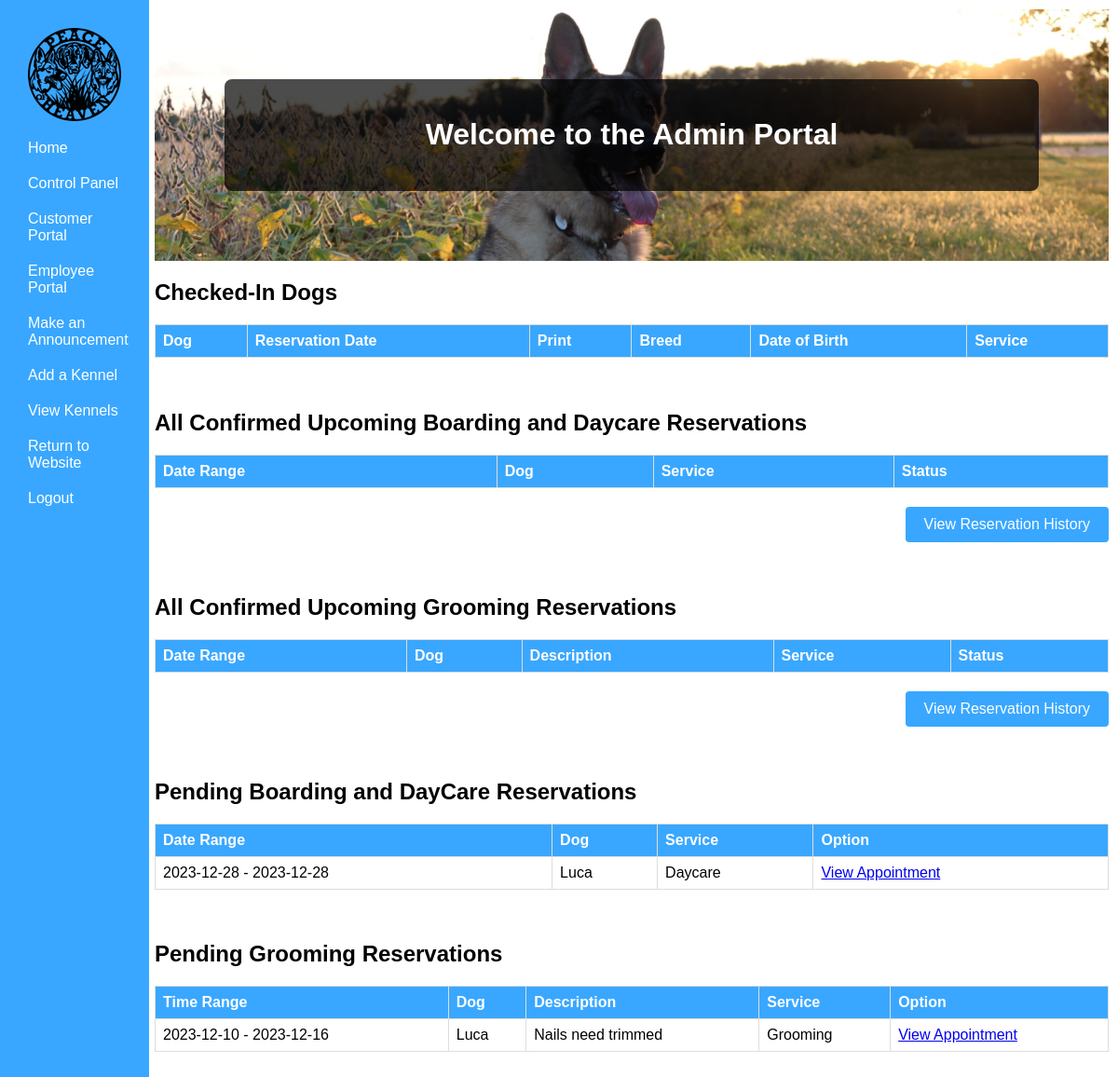
Page /php/AdminPortal/AdminHome.php (signed in) on the committed database.
### tables this page shows
CREATE TABLE `reservation` (
  `Res_ID` int(11) NOT NULL,
  `ResStartTime` date NOT NULL,
  `ResEndTime` date NOT NULL,
  `EmerContact` varchar(255) NOT NULL,
  `EmerPhone` varchar(12) NOT NULL,
  `isCheckedIn` tinyint(1) NOT NULL,
  `ServiceType` text NOT NULL,
  `isApproved` tinyint(1) NOT NULL,
  `ResDesc` varchar(500) NOT NULL,
  `isFinished` tinyint(1) NOT NULL,
  `CustID` int(11) NOT NULL,
  `DogID` int(11) NOT NULL,
  `KennelID` int(11) NOT NULL
);

CREATE TABLE `dog` (
  `DogID` int(11) NOT NULL,
  `DogName` varchar(30) NOT NULL,
  `Breed` varchar(30) NOT NULL,
  `DogDOB` date NOT NULL,
  `Sex` char(1) NOT NULL,
  `isFixed` tinyint(1) NOT NULL,
  `Weight` int(3) NOT NULL,
  `Color` varchar(16) NOT NULL,
  `HasForms` tinyint(1) NOT NULL DEFAULT 0,
  `DogOtherInfo` varchar(500) NOT NULL,
  `CustID` int(11) NOT NULL
);

CREATE TABLE `grooming_reservation` (
  `GroomResID` int(11) NOT NULL,
  `ResStartDate` date NOT NULL,
  `ResEndDate` date NOT NULL,
  `EmerContact` varchar(255) NOT NULL,
  `EmerPhone` varchar(12) NOT NULL,
  `isApproved` tinyint(1) NOT NULL DEFAULT 0,
  `GroomingDesc` varchar(500) NOT NULL,
  `isFinished` tinyint(1) NOT NULL DEFAULT 0,
  `CustID` int(11) NOT NULL,
  `DogID` int(11) NOT NULL
);

### php/UserHandling/classes/Config.php (called while the page is built)
<?php
class Config {
    public static function get($path = null) {
        if($path) {
            $config = $GLOBALS['config'];
            $path = explode('/',$path);
            foreach($path as $bit ) {
                if(isset($config[$bit])) {
                    $config = $config[$bit];
                } else {
                    return false;
                }
            }
            return $config;
        }
        return false;
    }
}

### php/UserHandling/classes/DB.php (called while the page is built, shortened)
<?php
class DB {
    private static $_instance = null;
    private $_pdo,
            $_query,
            $_lastQuery,
            $_error = false,
            $_results,
            $_count = 0;
    private function __construct() {
        try {
            $this->_pdo = new PDO('mysql:host=' . Config::get('mysql/host') . ';dbname=' . Config::get('mysql/db'),Config::get('mysql/username'), Config::get('mysql/password'));
        } catch (PDOException $e) {
            die($e->getMessage());
        }
    }
    public static function getInstance() {
        if(!isset(self::$_instance)) {
            self::$_instance = new DB();
        }
        return self::$_instance;
    }
    public function query($sql, $params = array()) {
        $this->_error = false;
        if($this->_query = $this->_pdo->prepare($sql)) {
            $x=1;
            if(count($params)) {
                foreach($params as $param) {
                    $this->_query->bindValue($x, $param);
                    $x++;
                }
            }
            if($this->_query->execute()) {
                $this->_results = $this->_query->fetchAll(PDO::FETCH_OBJ);
                $this->_count = $this->_query->rowCount();
            } else {
                $this->_error = true;
            }
        }
        return $this;
    }
    public function get($table, $where) {
        return $this->action('SELECT *', $table, $where);
    }
    public function results() {
        return $this->_results;
    }
    public function first() {
        return $this->results()[0];
    }
    private function action ($action, $table, $where = array()) {
        if(count($where) === 3) {
            $operators = array('=','>','<','<=','>=');
            $field      = $where[0];
            $operator   = $where[1];
            $value      = $where[2];
            if (in_array($operator, $operators)) {
                $sql = "{$action} FROM {$table} WHERE {$field} {$operator} ?";
                if(!$this->query($sql,array($value))->error()) {
                    return $this;
                }
            }
        }
        return false;
    }
    public function count() {
        return $this->_count;
    }
    public function error() {
        return $this->_error;
    }
}

### php/UserHandling/classes/User.php (called while the page is built, shortened)
<?php
class User {
    private $_db,
            $_data,
            $_sessionName,
            $_cookieName,
            $_isLoggedIn;
    public function __construct($user = null) {
        $this->_db = DB::getInstance();
        $this->_sessionName = Config::get('session/session_name');
        if(!$user) {
            if(Session::exists($this->_sessionName)) {
                $user = Session::get($this->_sessionName);
                if($this->find($user)) {
                    $this->_isLoggedIn = true;
                } else {
                }
            }
        } else {
            $this->find($user);
        }
    }
    public function find($user = null) {
        if($user) {
            $field = (is_numeric($user)) ? 'id' : 'username';
            $data = $this->_db->get('users', array($field, '=', $user));
            if($data->count() > 0) {
                $this->_data = $data->first();
                return true;
            }
        }
        return false;
    }
    public function data() {
        return $this->_data;
    }
    public function isLoggedIn() {
        return $this->_isLoggedIn;
    }
}

### php/UserHandling/classes/Session.php (called while the page is built, shortened)
<?php
class Session {
    public static function exists($name) {
        return (isset($_SESSION[$name])) ? true : false;
    }
    public static function get($name) {
        return $_SESSION[$name];
    }
}

### php/UserHandling/classes/Reservation.php (called while the page is built, shortened)
<?php
class Reservation {
    private $_db,
            $_reservationData;
    public function __construct($service, array $dogs) {
        $this->_db = DB::getInstance();
    }
    public function getReservationData()
    {
        return $this->_reservationData;
    }
    public function getUnapprovedReservations(){
        $data = $this->_db->get('reservation', array('isApproved', '=', 0));
        if($data->count() > 0) {
            $this->_reservationData = $data->results();
            return true;
        }else{
            return false;
        }
    }
}

### php/UserHandling/classes/Dog.php (called while the page is built, shortened)
<?php
class Dog {
    private $_db,
            $_dogData,
            $_sessionName;
    public function __construct() {
        $this->_db = DB::getInstance();
    }
    public function findDogInfoWithDogID($dog = null){
        if($dog){
            $fields = 'DogID';
            $data = $this->_db->get('dog', array($fields, '=', $dog));
            if($data->count() > 0) {
                $this->_dogData = $data->first();
                return true;
            }
        }else{
            return false;
        }
    }
    public function data(){
        return $this->_dogData;
    }
}

### php/UserHandling/classes/GroomingReservation.php (called while the page is built, shortened)
<?php
class GroomingReservation {
    private $_db,
            $_groomingReservationData,
            $_sessionName,
            $_cookieName;
    public function __construct($service, array $dogs) {
        $this->_db = DB::getInstance();
    }
    public function getReservationData()
    {
        return $this->_groomingReservationData;
    }
    public function getUnApprovedReservations(){
        $data = $this->_db->get('grooming_reservation', array('isApproved', '=', 0));
        if($data->count() > 0) {
            $this->_groomingReservationData = $data->results();
            return true;
        }else{
            return false;
        }
    }
}

### php/AdminPortal/AdminHome.php (the view, shortened to what this page needs)
<?php
    $user = new User();
    if($user->isLoggedIn()) {
    if($user->data()->group == 3) {
        include("../AdminPortal/AdminNavBar.php");
    }
?>
<!DOCTYPE html>
<html>
<head>
    <link rel="stylesheet" href="/PeaceOfHeavenWebPage/css/AdminHome.css">
</head>
<body>
    <div class=content>
        <div class="header">
            <div class="welcome-box">
            <h1>Welcome to the Admin Portal</h1>
            </div>
        </div>
                <h2>Checked-In Dogs</h2>
        <table>
            <thead>
            <tr>
                <th>Dog</th>
                <th>Reservation Date</th>
                <th>Print</th>
                <th>Breed</th>
                <th>Date of Birth</th>
                <th>Service</th>
            </tr>
            </thead>
        </table>
        <br><br>
        <h2>All Confirmed Upcoming Boarding and Daycare Reservations</h2>
        <table>
            <thead>
            <tr>
                <th>Date Range</th>
                <th>Dog</th>
                <th>Service</th>
                <th>Status</th>
            </tr>
            </thead>
        </table>
        <div class="view-button-container">
        <a href="/PeaceOfHeavenWebPage/php/AdminPortal/ReservationHistory.php">
            <button class="view-button">View Reservation History</button>
        </a>
    </div>
        <br><br>
                <h2>All Confirmed Upcoming Grooming Reservations</h2>
        <table>
            <thead>
            <tr>
                <th>Date Range</th>
                <th>Dog</th>
                <th>Description</th>
                <th>Service</th>
                <th>Status</th>
            </tr>
            </thead>
        </table>
        <div class="view-button-container">
        <a href="/PeaceOfHeavenWebPage/php/AdminPortal/ReservationHistory.php">
            <button class="view-button">View Reservation History</button>
        </a>
    </div>
        <br><br>
        <h2>Pending Boarding and DayCare Reservations </h2>
        <table>
            <thead>
            <tr>
                <th>Date Range</th>
                <th>Dog</th>
                <th>Service</th>
                <th>Option</th>
            </tr>
            </thead>
            <tbody>
            <?php
                $reservation = new Reservation('boarding', array());
                $dog = new Dog();
                $reservation->getUnapprovedReservations();
                $allReservations = $reservation->getReservationData();
                if(!empty($allReservations)) {
                    foreach($allReservations as $reservation) {
                        echo '<tr>';
                        echo '<td>' . $reservation->ResStartTime . ' - ' . $reservation->ResEndTime . '</td>';
                        $dog->findDogInfoWithDogID($reservation->DogID);
                        $dogName = $dog->data()->DogName;
                        echo '<td>' . $dogName . '</td>';
                        echo '<td>' . $reservation->ServiceType .'</td>';
                        echo '<td><a href="../AdminPortal/AppointmentApproval.php?custid=' . $reservation->CustID . '&dogid=' . $reservation->DogID . '&reservationid=' . $reservation->Res_ID . '&service=' . $reservation->ServiceType . '">View Appointment</a></td>';
                        echo '</tr>';
                    }
                }
            ?>
            </tbody>
        </table>
        <br><br>
         <h2>Pending Grooming Reservations </h2>
        <table>
            <thead>
            <tr>
                <th>Time Range</th>
                <th>Dog</th>
                <th>Description</th>
                <th>Service</th>
                <th>Option</th>
            </tr>
            </thead>
            <tbody>
            <?php
            $groomingReservation = new GroomingReservation('Grooming', array());
            $dog = new Dog();
            $groomingReservation->getUnApprovedReservations();
            $allGroomingData = $groomingReservation->getReservationData();
            if(!empty($allGroomingData)){
                foreach ($allGroomingData as $reservationGrooming){
                    echo '<tr>';
                    echo '<td>'. $reservationGrooming->ResStartDate . ' - ' .  $reservationGrooming->ResEndDate.'</td>';
                    $dog->findDogInfoWithDogID($reservationGrooming->DogID);
                    $dogName = $dog->data()->DogName;
                    echo '<td>'. $dogName . '</td>';
                    echo '<td>'. $reservationGrooming->GroomingDesc. '</td>';
                    echo '<td>Grooming</td>';
                    echo '<td><a href="../AdminPortal/AppointmentApproval.php?custid=' . $reservationGrooming->CustID . '&dogid=' . $reservationGrooming->DogID . '&reservationid=' . $reservationGrooming->GroomResID . '&service=Grooming">View Appointment</a></td>';
                    echo '</tr>';
             }
            }
            ?>
            </tbody>
        </table>
        <br><br>
</div>
</body>
</html>
<?php
}else{Redirect::to('../UserHandling/login.php');} ?>

### css/CredNavBar.css (style rules this page uses)
body { margin: 0; padding: 0; font-family: Arial, sans-serif; }
.content { margin-left: 75%; padding: 20px; }

### css/AdminHome.css (style rules this page uses)
.content { margin-left: 13%; padding: 10px; }
body { font-family: 'Arial', sans-serif; }
.header { background-image: url('/PeaceOfHeavenWebPage/Img/AdminPortal-Header.jpg'); background-size: cover; background-position: 80% 20%; color: #fff; text-align: center; padding: 75px; }
.welcome-box { background-color: rgba(0, 0, 0, 0.7); padding: 20px; border-radius: 8px; }
table { width: 100%; border-collapse: collapse; margin-top: 20px; }
thead { background-color: #39A7FF; color: white; }
th, td { border: 1px solid #dddddd; text-align: left; padding: 8px; }
.view-button-container { text-align: right; margin-top: 20px; }
.view-button { background-color: #39A7FF; color: white; border: none; padding: 10px 20px; text-align: center; text-decoration: none; display: inline-block; font-size: 16px; cursor: pointer; border-radius: 4px; }

### rows in the picture
reservation: ResStartTime "2023-12-28", ResEndTime "2023-12-28", DogID.DogName "Luca", ServiceType "Daycare"
grooming_reservation: ResStartDate "2023-12-10", ResEndDate "2023-12-16", DogID.DogName "Luca", GroomingDesc "Nails need trimmed"
